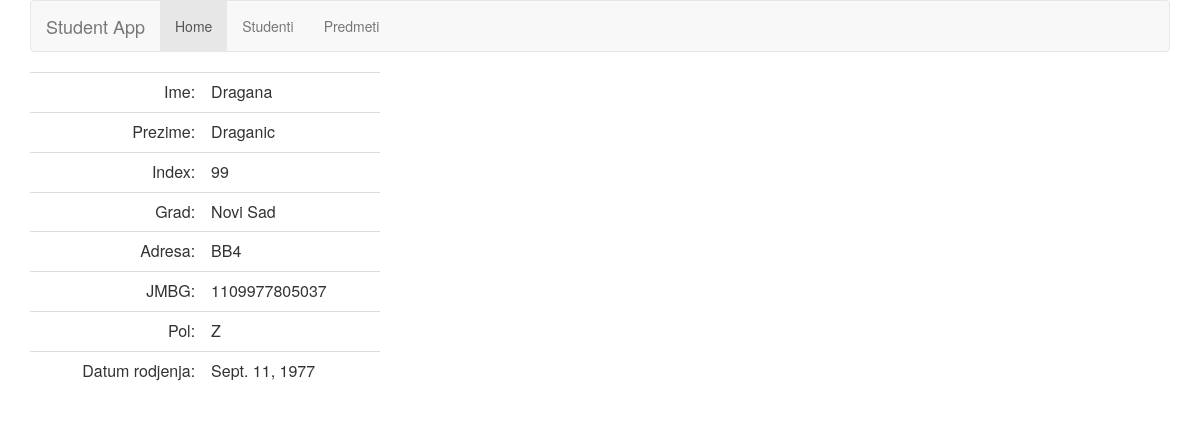
The page /student/detailStudent1/ on the database as committed earlier.
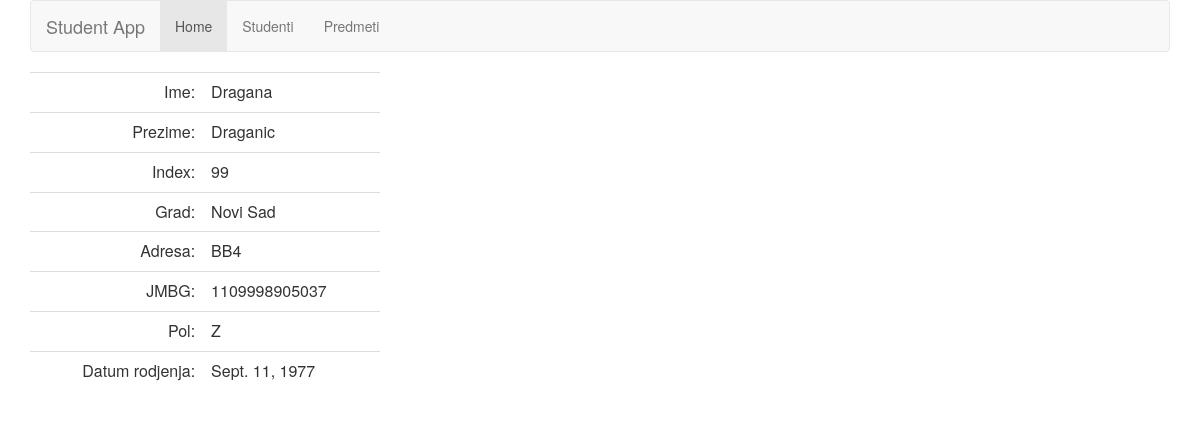
The same page on the database as committed later.
### student/models.py (models this page shows, shortened)
class Student(models.Model):
    studentIme=models.CharField(max_length=15, verbose_name='Ime')
    studentPrezime=models.CharField(max_length=30, verbose_name='Prezime')
    index=models.CharField(max_length=10)
    grad=models.CharField(max_length=30, null=True)
    adresa=models.CharField(max_length=50, null=True)
    jmbg=models.CharField(max_length=13,unique=True)
    pol=models.CharField(max_length=1, null=True)
    datumRodjenja=models.DateField(auto_now=False, auto_now_add=False, null=True)

### student/views.py (the view)
# urls.py: url(r'^detailStudent(?P<pk>[0-9]+)/$', views.DetailViewStudent.as_view(), name='detailStudent'),
class DetailViewStudent(generic.DetailView):
    model = Student
    template_name='detailStudent.html'

### student/templates/detailStudent.html (shortened to what this page needs)
{% load staticfiles %}
<link rel="stylesheet" type="text/css" href="{% static 'style.css' %}" />
<link rel="stylesheet" href="http://maxcdn.bootstrapcdn.com/bootstrap/3.3.6/css/bootstrap.min.css">
<div class="container">
<nav class="navbar navbar-default">
  <div class="container-fluid">
    <div class="navbar-header">
      <a class="navbar-brand" href="#">Student App</a>
    </div>
    <ul class="nav navbar-nav">
      <li class="active"><a href="{% url 'index'%}">Home</a></li>
      <li><a href="{% url 'studenti'%}">Studenti</a></li>
      <li><a href="{% url 'predmeti'%}">Predmeti</a></li>
    </ul>
  </div>
</nav>
<div class="row col-md-4">
<table class="table">
	<tr>
		<td class="right">Ime:</td>
		<td class="value">{{student.studentIme}}</td>
	</tr>
	<tr>
		<td class="right">Prezime:</td>
		<td class="value">{{student.studentPrezime}}</td>
	</tr>
	<tr>
		<td class="right">Index:</td>
		<td class="value">{{student.index}}</td>
	</tr>
	<tr>
		<td class="right">Grad:</td>
		<td class="value">{{student.grad}}</td>
	</tr>
	<tr>
		<td class="right">Adresa:</td>
		<td class="value">{{student.adresa}}</td>
	</tr>
	<tr>
		<td class="right">JMBG:</td>
		<td class="value">{{student.jmbg}}</td>
	</tr>
	<tr>
		<td class="right">Pol:</td>
		<td class="value">{{student.pol}}</td>
	</tr>
	<tr>
		<td class="right">Datum rodjenja:</td>
		<td class="value">{{student.datumRodjenja}}</td>
	</tr>
</table>
</div>
</div>

### student/static/style.css (style rules this page uses)
li a { color: red; }
table td.right { text-align:right; }

Rows that differ between the two databases and show on the page:
changed Student "Dragana": jmbg "1109977805037" → "1109998905037"
